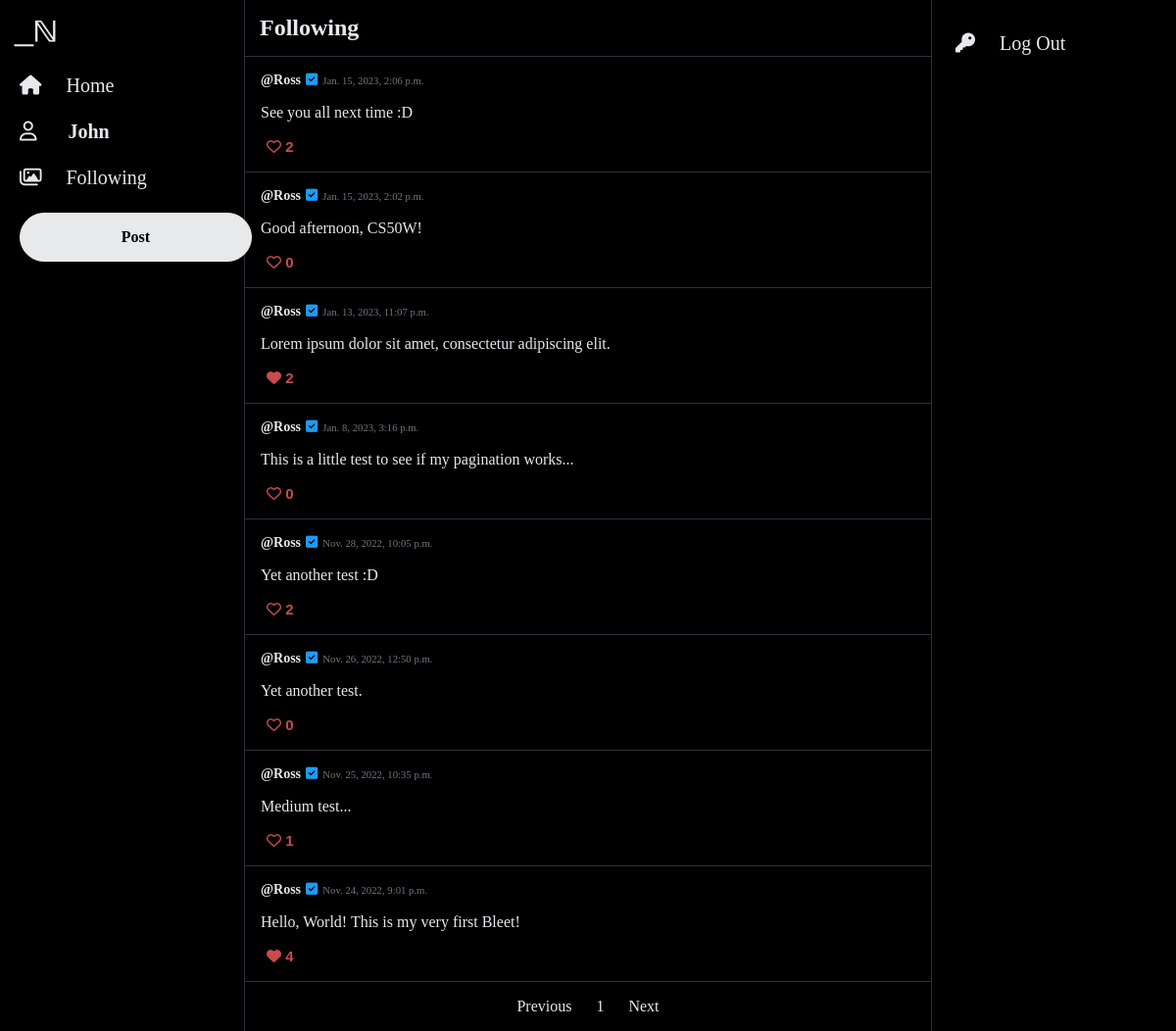
/following (signed in), run on the app's committed database.
### network/models.py (models this page shows, shortened)
class User(AbstractUser):
    pass

class Tweet(models.Model):
    author = models.ForeignKey(User, on_delete=models.CASCADE)
    tweetText = models.CharField(max_length=255)
    posted = models.DateTimeField(auto_now_add=True)
    like = models.ManyToManyField(User, blank=True, related_name="likes")

### network/views.py (the view)
# urls.py: path("following", views.following, name="following"),
@login_required(redirect_field_name='my_redirect_field')
def following(request):
    usersFollowed = request.user.following.all()
    usersFollowedIds = []
    for x in usersFollowed:
        usersFollowedIds.append(x.user.id)
    tweets = Tweet.objects.filter(author__in=usersFollowedIds).order_by('-posted')
    paginator = Paginator(tweets, 10)
    page_number = request.GET.get('page')
    page_obj = paginator.get_page(page_number)
    return render(request, "network/following.html", {
        "page_obj": page_obj
    })

### network/templates/network/following.html (shortened to what this page needs)
{% extends "network/layout.html" %}
{% load static %}
{% block body %}
<div style="border-bottom: 1px solid #2F3336;">
   <h2 style="margin: 15px;">Following</h2>
</div>
<div class="container">
   {% for tweet in page_obj %}
   <div class="post">
      <div class="card" data-id="{{tweet.id}}">
         <div class="card-body rounded">
            <div class="card-info">
            <a class="card-title" href="{% url 'profile' user_id=tweet.author.id%}"><strong>@{{ tweet.author }}</strong></a>
            <i class="fa-solid fa-square-check" id="check"></i>
            <h6 class="card-subtitle">{{tweet.posted}}</h6>
            </div>
            <p class="card-text" id="tweetText">{{tweet.tweetText}}</p>
            {% if user.username in tweet.like.all|stringformat:'s' %}
            <button class="button-like" id="foo-like">
               <i class="fa-solid fa-heart"></i>&nbsp;<span id="number">{{ tweet.like.all.count }}</span>
            </button>
            {% else %}
            <button class="button-secondary" id="foo">
               <i class="fa-regular fa-heart"></i>&nbsp;<span id="number">{{ tweet.like.all.count }}</span>
            </button>
            {% endif %}
         </div>
      </div>
   </div>
   {% endfor %}
   <nav aria-label="Page">
      <ul class="pagination">
         {% if page_obj.has_previous %}
         <li class="page-item">
            <a class="page-link" href="?page={{ page_obj.previous_page_number }}">Previous</a>
         </li>
         {% else %}
         <li class="page-item disabled">
            <a class="page-link disabled" href="#" tabindex="-1" aria-disabled="True">Previous</a>
         </li>
         {% endif %}
         {% for i in page_obj.paginator.page_range %}
         {% if page_obj.number == i %}
         <li class="page-item active" aria-current="page">
            <span class="page-link">
               {{ i }}
            </span>
         </li>
         {% else %}
         <li class="page-item"><a class="page-link" href="?page={{ i }}">{{ i }}</a></li>
         {% endif %}
         {% endfor %}
         {% if page_obj.has_next %}
         <li class="page-item">
            <a class="page-link" href="?page={{ page_obj.next_page_number }}">Next</a>
         </li>
         {% else %}
         <li class="page-item disabled">
            <a class="page-link disabled" href="#" tabindex="-1" aria-disabled="True">Next</a>
         </li>
         {% endif %}
      </ul>
   </nav>
   </div>
   {% endblock %}

### network/templates/network/layout.html (shortened to what this page needs)
{% load static %}
<!DOCTYPE html>
<html lang="en">
    <head>
        <link rel="stylesheet" href="{% static 'network/styles.css' %}"/>
        <link rel="stylesheet" href="https://cdnjs.cloudflare.com/ajax/libs/font-awesome/6.7.2/css/all.min.css">
    </head>
    <body>
        <header>
            <div class="sticky">
                <div class="logo">
                    <a href="{% url 'index' %}">
                        <img src="{% static '/network/logo.svg' %}" height="45" alt="logo"/>
                    </a>
                </div>
                <nav>
                    <div>
                        <ul style="margin: 0;">
                            {% if user.is_authenticated %}
                                <li class="nav-item">
                                    <a class="nav-link" href="{% url 'allPosts' %}">
                                        <i class="fa-sharp fa-solid fa-house" id="nav-icon"></i>
                                        <span class="nav-text">Home</span>
                                    </a>
                                </li>
                                <li class="nav-item">
                                    <a class="nav-link" href="{% url 'profile' user_id=user.id%}">
                                        <i class="fa-regular fa-user" id="nav-icon"></i>
                                        <strong class="nav-text" style="margin-left: 27px;">{{ user.username }}</strong>
                                    </a>
                                </li>
                                <li class="nav-item">
                                    <a class="nav-link" href="{% url 'following' %}">
                                        <i class="fa-regular fa-images"></i>
                                        <span class="nav-text">Following</span>
                                    </a>
                                </li>
                                <li class="nav-item button">
                                    <a class="nav-button" href="{% url 'tweet' %}" role="button">Post</a>
                                </li>
                            {% endif %}
                        </ul>
                    </div>
                </nav>
            </div>
        </header>
        <div class="body">
            {% block body %}
            {% endblock %}
        </div>
        <footer>
            <div class="sticky" style="margin-left: 12px;">
                <ul>
                    <li class="nav-item">
                        <a class="nav-link" href="{% url 'logout' %}" role="button">
                            <i class="fa-solid fa-key"></i>
                            <span class="nav-text">Log Out</span>
                        </a>
                    </li>
                </ul>
            </div>
        </footer>
    </body>
</html>

### network/static/network/styles.css (style rules this page uses)
body { display: flex; color: #e7e9ea; justify-content: center; background-color: #000; font-family: TwitterChirp; margin-top: 0; margin-bottom: 0; }
header { width: 275px; border-right: 1px solid #2F3336; }
footer { width: 275px; border-left: 1px solid #2F3336; }
ul { padding-inline-start: 0; }
#nav-icon { font-size: 20px; color: #e7e9ea; }
a.nav-link { font-size: 20px; color: #e7e9ea; text-decoration: none; }
a.card-title { margin: 0; color: #e7e9ea; text-decoration: none; font-size: 14px; }
a.page-link { color: #1d9bf0; }
a.page-link.disabled { color: #e7e9ea; text-decoration: none; cursor: default; }
.sticky { position: fixed; margin-top: 5px; }
.nav-item { align-items: center; display: flex; padding: 12px; }
.logo { padding: 5px; }
.nav-text { margin-left: 20px; margin-right: 16px; }
.nav-button { background-color: #e7e9ea; border: 1px solid #e7e9ea; border-radius: 25px; padding: 15px 25px; text-align: center; color: #000; text-decoration: none; font-weight: 600; width: 185px; }
.nav-item.button { background-color: transparent; border-radius: 25px; width: auto; }
.body { max-width: 750px; min-width: 700px; }
.post { border-bottom: 1px solid #2F3336; padding: 16px; }
.card-info { display: flex; align-items: baseline; gap: 5px; }
.card-subtitle { margin: 0; font-weight: normal; color: #71767b; }
#check { color: #1d9bf0; font-size: 14px; }
#foo { border: none; background-color: transparent; color: #c94c4c; font-size: 15px; cursor: pointer; }
#foo-like { border: none; background-color: transparent; color: #c94c4c; font-size: 15px; font-weight: bold; cursor: pointer; }
#number { font-weight: bold; }
.pagination { display: flex; justify-content: center; gap: 25px; align-items: center; }
.page-item { display: block; }

### data on the page
User: username "John"
Tweet: author "Ross", posted "Jan. 15, 2023, 2:06 p.m.", tweetText "See you all next time :D", like.all.count "2"
Tweet: author "Ross", posted "Jan. 15, 2023, 2:02 p.m.", tweetText "Good afternoon, CS50W!", like.all.count "0"
Tweet: author "Ross", posted "Jan. 13, 2023, 11:07 p.m.", tweetText "Lorem ipsum dolor sit amet, consectetur adipiscing elit.", like.all.count "2"
Tweet: author "Ross", posted "Jan. 8, 2023, 3:16 p.m.", tweetText "This is a little test to see if my pagination works...", like.all.count "0"
Tweet: author "Ross", posted "Nov. 28, 2022, 10:05 p.m.", tweetText "Yet another test :D", like.all.count "2"
Tweet: author "Ross", posted "Nov. 26, 2022, 12:50 p.m.", tweetText "Yet another test.", like.all.count "0"
Tweet: author "Ross", posted "Nov. 25, 2022, 10:35 p.m.", tweetText "Medium test...", like.all.count "1"
Tweet: author "Ross", posted "Nov. 24, 2022, 9:01 p.m.", tweetText "Hello, World! This is my very first Bleet!", like.all.count "4"

### other printed values
{{ i }} "1"
